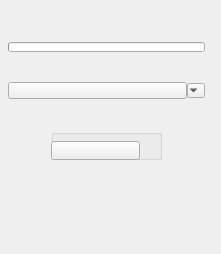
<?xml version="1.0" encoding="UTF-8"?>
<ui version="4.0">
 <class>QtUi</class>
 <widget class="QMainWindow" name="QtUi">
  <property name="enabled">
   <bool>true</bool>
  </property>
  <property name="geometry">
   <rect>
    <x>0</x>
    <y>0</y>
    <width>221</width>
    <height>254</height>
   </rect>
  </property>
  <property name="minimumSize">
   <size>
    <width>120</width>
    <height>0</height>
   </size>
  </property>
  <property name="maximumSize">
   <size>
    <width>999</width>
    <height>999</height>
   </size>
  </property>
  <property name="windowTitle">
   <string>Toolkit</string>
  </property>
  <property name="tabShape">
   <enum>QTabWidget::Triangular</enum>
  </property>
  <property name="dockNestingEnabled">
   <bool>true</bool>
  </property>
  <property name="dockOptions">
   <set>QMainWindow::AllowNestedDocks|QMainWindow::AllowTabbedDocks|QMainWindow::AnimatedDocks|QMainWindow::ForceTabbedDocks</set>
  </property>
  <widget class="QWidget" name="mainWindow">
   <widget class="QWidget" name="layoutWidget_2">
    <property name="geometry">
     <rect>
      <x>8</x>
      <y>12</y>
      <width>197</width>
      <height>181</height>
     </rect>
    </property>
    <layout class="QGridLayout" name="gridLayout_2">
     <property name="spacing">
      <number>0</number>
     </property>
     <item row="1" column="1">
      <widget class="QPushButton_Draggable" name="pin">
       <property name="minimumSize">
        <size>
         <width>19</width>
         <height>17</height>
        </size>
       </property>
       <property name="maximumSize">
        <size>
         <width>999</width>
         <height>17</height>
        </size>
       </property>
       <property name="text">
        <string/>
       </property>
       <property name="checkable">
        <bool>true</bool>
       </property>
      </widget>
     </item>
     <item row="1" column="2">
      <widget class="QComboBox_" name="cmb">
       <property name="sizePolicy">
        <sizepolicy hsizetype="Minimum" vsizetype="Ignored">
         <horstretch>0</horstretch>
         <verstretch>0</verstretch>
        </sizepolicy>
       </property>
       <property name="minimumSize">
        <size>
         <width>18</width>
         <height>15</height>
        </size>
       </property>
       <property name="maximumSize">
        <size>
         <width>18</width>
         <height>15</height>
        </size>
       </property>
      </widget>
     </item>
     <item row="0" column="1" colspan="2">
      <widget class="QProgressBar_" name="progressBar">
       <property name="sizePolicy">
        <sizepolicy hsizetype="Ignored" vsizetype="Fixed">
         <horstretch>0</horstretch>
         <verstretch>0</verstretch>
        </sizepolicy>
       </property>
       <property name="minimumSize">
        <size>
         <width>0</width>
         <height>10</height>
        </size>
       </property>
       <property name="maximumSize">
        <size>
         <width>16777215</width>
         <height>10</height>
        </size>
       </property>
       <property name="value">
        <number>0</number>
       </property>
       <property name="textVisible">
        <bool>false</bool>
       </property>
      </widget>
     </item>
     <item row="2" column="1" colspan="2">
      <layout class="QHBoxLayout" name="horizontalLayout">
       <item>
        <layout class="QVBoxLayout" name="verticalLayout">
         <property name="spacing">
          <number>12</number>
         </property>
         <item>
          <widget class="QGroupBox" name="groupBox_2">
           <property name="maximumSize">
            <size>
             <width>111</width>
             <height>999</height>
            </size>
           </property>
           <property name="title">
            <string/>
           </property>
           <widget class="QPushButton" name="b003">
            <property name="geometry">
             <rect>
              <x>0</x>
              <y>48</y>
              <width>89</width>
              <height>19</height>
             </rect>
            </property>
            <property name="text">
             <string/>
            </property>
           </widget>
           <widget class="QPushButton" name="b001">
            <property name="geometry">
             <rect>
              <x>0</x>
              <y>12</y>
              <width>89</width>
              <height>19</height>
             </rect>
            </property>
            <property name="text">
             <string/>
            </property>
           </widget>
           <widget class="QPushButton" name="b002">
            <property name="geometry">
             <rect>
              <x>0</x>
              <y>30</y>
              <width>89</width>
              <height>19</height>
             </rect>
            </property>
            <property name="text">
             <string/>
            </property>
           </widget>
           <widget class="QPushButton" name="b000">
            <property name="geometry">
             <rect>
              <x>0</x>
              <y>66</y>
              <width>89</width>
              <height>19</height>
             </rect>
            </property>
            <property name="text">
             <string/>
            </property>
            <property name="checkable">
             <bool>true</bool>
            </property>
            <property name="checked">
             <bool>true</bool>
            </property>
           </widget>
          </widget>
         </item>
        </layout>
       </item>
       <item>
        <layout class="QVBoxLayout" name="verticalLayout_2">
         <property name="spacing">
          <number>12</number>
         </property>
        </layout>
       </item>
      </layout>
     </item>
    </layout>
   </widget>
  </widget>
 </widget>
 <customwidgets>
  <customwidget>
   <class>QPushButton_Draggable</class>
   <extends>QPushButton</extends>
   <header>widgets.qpushbutton_draggable.h</header>
  </customwidget>
  <customwidget>
   <class>QComboBox_</class>
   <extends>QComboBox</extends>
   <header>widgets.qcombobox_.h</header>
  </customwidget>
  <customwidget>
   <class>QProgressBar_</class>
   <extends>QProgressBar</extends>
   <header>widgets.qprogressbar_.h</header>
  </customwidget>
 </customwidgets>
 <resources/>
 <connections/>
 <designerdata>
  <property name="gridDeltaX">
   <number>4</number>
  </property>
  <property name="gridDeltaY">
   <number>6</number>
  </property>
  <property name="gridSnapX">
   <bool>true</bool>
  </property>
  <property name="gridSnapY">
   <bool>true</bool>
  </property>
  <property name="gridVisible">
   <bool>true</bool>
  </property>
 </designerdata>
</ui>
